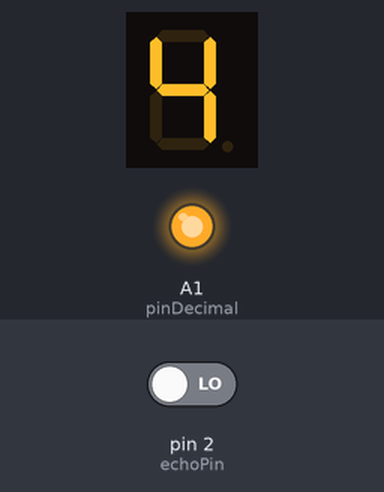
The sketch below on a simulated Arduino Uno, built with avr-gcc and run on an emulated ATmega328P. Parts: 1-digit seven-segment display, output pins drawn as LEDs (lit = HIGH). Wiring (inferred from the names in the program): 1-digit 7-segment display, segments lit when LOW: segments pin 4, pin 5, pin 6, pin 7, pin 8, pin 9, pin 10. The test bench sets the inputs (shaded band); at power-on: pin 2 (echoPin) LOW. The segment pins are drawn as the display they are named for; pins used as bus, display or sensor lines are not drawn.

Above: at 0.1 s.
At 128.1 s:
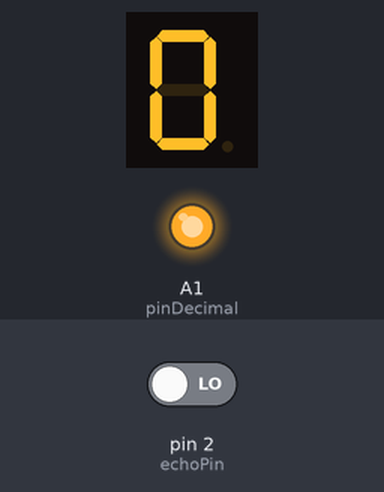
Timing chart, 0 to 129.6 s (numbered marks = the images above):
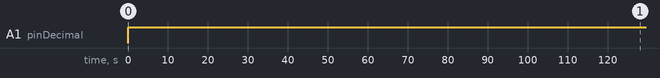

Measured:
- by itself, A1 (pinDecimal): LOW → HIGH at 0.00 s
- what the display in image 0 shows lasts 1.0 s, from 0.0 s to 1.0 s

The sketch:

Arduino_7_segment_display.ino
```cpp
#include "math.h"

//4 digit 7 seg pins and what each stands for:
//12,9,8,6 -> Power
//1- E
//2- D
//4- C
//5- G
//7- B
//10- F
//11- A
//3 - decimal point

int pinA = 4; //7-SEG-PIN 11    A
int pinB = 5; //7-SEG-PIN 7     B
int pinC = 6; //7-SEG-PIN 4     C
int pinD = 7; //7-SEG-PIN 2     D
int pinE = 8; //7-SEG-PIN 1     E
int pinF = 9; //7-SEG-PIN 10    F
int pinG = 10; //7-SEG-PIN 5     G
int D1 = 11; //7-SEG-PIN 12      D1
int D2 = 12; //7-SEG-PIN 9      D2
int D3 = 13; //7-SEG-PIN 8      D3
int D4 = A0; //7-SEG-PIN 6      D4
int pinDecimal = A1;
//7-SEG-PIN 3     Decimal point

int distanceDisplay[] = {8, 8, 8, 4};
int echoPin = 2; //attach pin D2 of Arduino to pin Echo of HC-SR04(Ultrasonic proximity sensor)
int trigPin = 3; //attach pin D3 of Arduino to pin Trig of HC-SR04


void setup() {
  // initialize the digital pins as outputs.
  pinMode(pinA, OUTPUT);
  pinMode(pinB, OUTPUT);
  pinMode(pinC, OUTPUT);
  pinMode(pinD, OUTPUT);
  pinMode(pinE, OUTPUT);
  pinMode(pinF, OUTPUT);
  pinMode(pinG, OUTPUT);
  pinMode(D1, OUTPUT);
  pinMode(D2, OUTPUT);
  pinMode(D3, OUTPUT);
  pinMode(D4, OUTPUT);
  pinMode(pinDecimal, OUTPUT);

  pinMode(echoPin, INPUT);
  pinMode(trigPin, OUTPUT);
  Serial.begin(9600);  //Serial communication is starting with 9600 of baudrate speed
}


void loop() {
  sevenSegDisplay();
  checkDistance(); //COULD HAVE AN EFFECT ON 7 SEG DISPLAY COZ OF THE DELAYS
}

void sevenSegDisplay() {
  showFirstDigit();
  displayDigit(distanceDisplay[0], false);
  delay(1);  ///1 MS is standard time between displaying of digits(Multiplexing)

  showSecondDigit();
  displayDigit(distanceDisplay[1], true);
  delay(1);
//
  showThirdDigit();
  displayDigit(distanceDisplay[2], false);
  delay(1);

  showFourthDigit();
  displayDigit(distanceDisplay[3], false);
  delay(1);

}

void showFirstDigit() { //D1
  digitalWrite(D1, HIGH);
  digitalWrite(D2, LOW);
  digitalWrite(D3, LOW);
  digitalWrite(D4, LOW);
}
void showSecondDigit() { //D2
  digitalWrite(D1, LOW);
  digitalWrite(D2, HIGH);
  digitalWrite(D3, LOW);
  digitalWrite(D4, LOW);
}
void showThirdDigit() { //D3
  digitalWrite(D1, LOW);
  digitalWrite(D2, LOW);
  digitalWrite(D3, HIGH);
  digitalWrite(D4, LOW);
}
void showFourthDigit() { //D4
  digitalWrite(D1, LOW);
  digitalWrite(D2, LOW);
  digitalWrite(D3, LOW);
  digitalWrite(D4, HIGH);
}
void displayDigit(int digit, bool isSecondDigit) {
  if (digit == 0) {showNumber0(isSecondDigit);}
  if (digit == 1) {showNumber1(isSecondDigit);}
  if (digit == 2) {showNumber2(isSecondDigit);}
  if (digit == 3) {showNumber3(isSecondDigit);}
  if (digit == 4) {showNumber4(isSecondDigit);}
  if (digit == 5) {showNumber5(isSecondDigit);}
  if (digit == 6) {showNumber6(isSecondDigit);}
  if (digit == 7) {showNumber7(isSecondDigit);}
  if (digit == 8) {showNumber8(isSecondDigit);}
  if (digit == 9) {showNumber9(isSecondDigit);}
}

void showNumber0(bool isSecondDigit) {
  digitalWrite(pinA, LOW);
  digitalWrite(pinB, LOW);
  digitalWrite(pinC, LOW);
  digitalWrite(pinD, LOW);
  digitalWrite(pinE, LOW);
  digitalWrite(pinF, LOW);
  digitalWrite(pinG, HIGH);
  if (isSecondDigit) digitalWrite(pinDecimal, LOW);
  else digitalWrite(pinDecimal, HIGH);
}
void showNumber1(bool isSecondDigit) {
  digitalWrite(pinA, HIGH);
  digitalWrite(pinB, LOW);
  digitalWrite(pinC, LOW);
  digitalWrite(pinD, HIGH);
  digitalWrite(pinE, HIGH);
  digitalWrite(pinF, HIGH);
  digitalWrite(pinG, HIGH);
  if (isSecondDigit) digitalWrite(pinDecimal, LOW);
  else digitalWrite(pinDecimal, HIGH);
}
void showNumber2(bool isSecondDigit) {
  digitalWrite(pinA, LOW);
  digitalWrite(pinB, LOW);
  digitalWrite(pinC, HIGH);
  digitalWrite(pinD, LOW);
  digitalWrite(pinE, LOW);
  digitalWrite(pinF, HIGH);
  digitalWrite(pinG, LOW);
  if (isSecondDigit) digitalWrite(pinDecimal, LOW);
  else digitalWrite(pinDecimal, HIGH);
}
void showNumber3(bool isSecondDigit) {
  digitalWrite(pinA, LOW);
  digitalWrite(pinB, LOW);
  digitalWrite(pinC, LOW);
  digitalWrite(pinD, LOW);
  digitalWrite(pinE, HIGH);
  digitalWrite(pinF, HIGH);
  digitalWrite(pinG, LOW);
  if (isSecondDigit) digitalWrite(pinDecimal, LOW);
  else digitalWrite(pinDecimal, HIGH);
}
void showNumber4(bool isSecondDigit) {
  digitalWrite(pinA, HIGH);
  digitalWrite(pinB, LOW);
  digitalWrite(pinC, LOW);
  digitalWrite(pinD, HIGH);
  digitalWrite(pinE, HIGH);
  digitalWrite(pinF, LOW);
  digitalWrite(pinG, LOW);
  if (isSecondDigit) digitalWrite(pinDecimal, LOW);
  else digitalWrite(pinDecimal, HIGH);
}
void showNumber5(bool isSecondDigit) {
  digitalWrite(pinA, LOW);
  digitalWrite(pinB, HIGH);
  digitalWrite(pinC, LOW);
  digitalWrite(pinD, LOW);
  digitalWrite(pinE, HIGH);
  digitalWrite(pinF, LOW);
  digitalWrite(pinG, LOW);
  if (isSecondDigit) digitalWrite(pinDecimal, LOW);
  else digitalWrite(pinDecimal, HIGH);
}
void showNumber6(bool isSecondDigit) {
  digitalWrite(pinA, LOW);
  digitalWrite(pinB, HIGH);
  digitalWrite(pinC, LOW);
  digitalWrite(pinD, LOW);
  digitalWrite(pinE, LOW);
  digitalWrite(pinF, LOW);
  digitalWrite(pinG, LOW);
  if (isSecondDigit) digitalWrite(pinDecimal, LOW);
  else digitalWrite(pinDecimal, HIGH);
}
void showNumber7(bool isSecondDigit) {
  digitalWrite(pinA, LOW);
  digitalWrite(pinB, LOW);
  digitalWrite(pinC, LOW);
  digitalWrite(pinD, HIGH);
  digitalWrite(pinE, HIGH);
  digitalWrite(pinF, HIGH);
  digitalWrite(pinG, HIGH);
  if (isSecondDigit) digitalWrite(pinDecimal, LOW);
  else digitalWrite(pinDecimal, HIGH);
}
void showNumber8(bool isSecondDigit) {
  digitalWrite(pinA, LOW);
  digitalWrite(pinB, LOW);
  digitalWrite(pinC, LOW);
  digitalWrite(pinD, LOW);
  digitalWrite(pinE, LOW);
  digitalWrite(pinF, LOW);
  digitalWrite(pinG, LOW);
  if (isSecondDigit) digitalWrite(pinDecimal, LOW);
  else digitalWrite(pinDecimal, HIGH);
}
void showNumber9(bool isSecondDigit) {
  digitalWrite(pinA, LOW);
  digitalWrite(pinB, LOW);
  digitalWrite(pinC, LOW);
  digitalWrite(pinD, HIGH);
  digitalWrite(pinE, HIGH);
  digitalWrite(pinF, LOW);
  digitalWrite(pinG, LOW);
  if (isSecondDigit) digitalWrite(pinDecimal, LOW);
  else digitalWrite(pinDecimal, HIGH);
}
void reset(){
  digitalWrite(pinA, HIGH);
  digitalWrite(pinB, HIGH);
  digitalWrite(pinC, HIGH);
  digitalWrite(pinD, HIGH);
  digitalWrite(pinE, HIGH);
  digitalWrite(pinF, HIGH);
  digitalWrite(pinG, HIGH);
}

void checkDistance() {
  digitalWrite(trigPin, LOW); //Initially clears the trigPin condition
  delay(2);
  digitalWrite(trigPin, HIGH);
  delay(10);
  digitalWrite(trigPin, LOW);

  double duration = pulseIn(echoPin, HIGH); //Reads the Echo pin, and returns the time taken by the sound wave (in ms)
  double distance = (duration * 0.034) / 2.00; //Divide distance by 2 because of back and forth movement of waves,,0.034 is constant speed
  if (distance > 100.00) distance = 99.99;

  int a = distance * 100; //convert to int  //Example of a is 1234
  int first = a/1000;                //1
  int first_rem = a%1000;            //234
  int second = first_rem/100;        //2
  int second_rem = first_rem%100; //34
  int third = second_rem/10;         //3
  int third_rem = second_rem%10;  //4

  //change contents of array
  distanceDisplay[0] = first;
  distanceDisplay[1] = second;
  distanceDisplay[2] = third;
  distanceDisplay[3] = third_rem;
}
```
